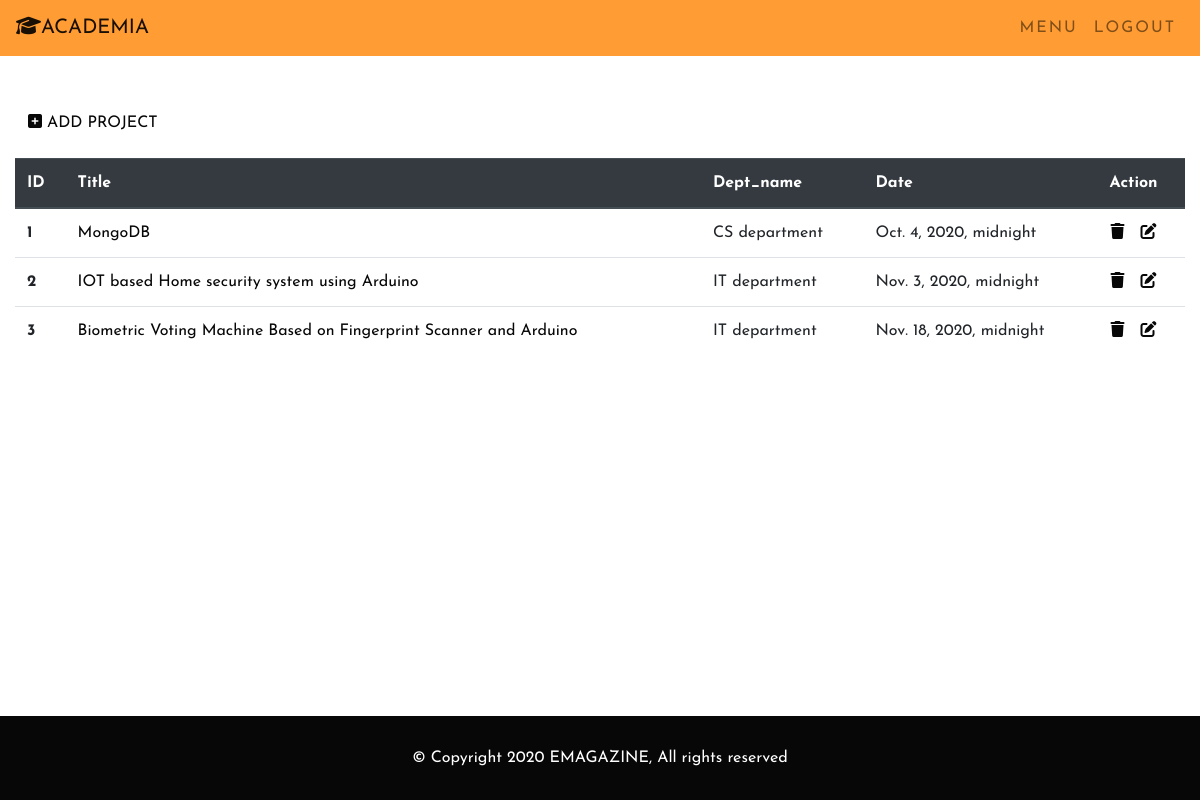
Screenshot of /options/ptab/ with the database file from the repository.
### EMAG_APP/models.py (models this page shows, shortened)
class Project(models.Model):
    user_id = models.ForeignKey(
        to=User, on_delete=models.CASCADE, null=True, related_name='projects')
    project_title = models.CharField(
        max_length=755, null=False, blank=False, unique=True)
    project_description = models.TextField(null=False, blank=False)
    project_tags = models.CharField(max_length=400, null=True, blank=True)
    project_data = models.FileField(null=True, blank=True)
    project_banner = models.ImageField(null=False, blank=False)
    dept_name = models.TextField(null=True, blank=True)
    uploaded_at = models.DateTimeField(default=timezone.now)

### EMAG_APP/views.py (the view)
# urls.py: path('options/ptab/', ptab_view),
def ptab_view(request):
    ptab = Project.objects.all()
    return render(request, "emag_admin/ptab.html", {"ptab": ptab})

### EMAG_APP/templates/emag_admin/ptab.html (shortened to what this page needs)
{% extends 'lognav.html' %}
{% load static %}
{% block body %}
<div class="container-fluid my-5">
  <div class="my-3">
    <button class="btn"><a href="/add-project/" ><i class="fas fa-plus-square"></i> ADD PROJECT </a></button>
  </div>
    <table class="table">
        <thead class="thead-dark">
          <tr>
            <th scope="col">ID</th>
            <th scope="col">Title</th>
            <th scope="col">Dept_name</th>
            <th scope="col">Date</th>
            <th scope="col">Action</th>
          </tr>
        </thead>
        <tbody>
        {% for pt in ptab %}
          <tr>
            <th scope="row">{{ forloop.counter }}</th>
            <td><a href="/projects/{{ pt.id }}">{{ pt.project_title }}</a></td>
            <td>{{ pt.dept_name }}</td>
            <td>{{ pt.uploaded_at }}</td>
            <td>
              <div class="row">
                <a
                  class="confirm-delete px-3"
                  title="Delete"
                  data-toggle="modal"
                  data-target="#confirmDeleteModal"
                  id="{{pt.id}}"
                >
                  <i class="fas fa-trash"></i>
                </a>
                <a href="/update/project/{{pt.id}}"><i class="fas fa-edit"></i></a>
              </div>
            </td>
          </tr>
          {% endfor %}
        </tbody>
      </table>
</div>
{% endblock %}

### EMAG_APP/static/css/style.css (style rules this page uses)
body { font-family: "Josefin Sans", sans-serif; -webkit-background-size: cover; -moz-background-size: cover; background-size: cover; -o-background-size: cover; background-color: #fff; color: #070707; margin-bottom: 150px; }
* { margin: 0; padding: 0; list-style: none; text-decoration: none; }
a { text-decoration: none; color: #070707; }

### rows the page displays
Project: project_title "MongoDB", dept_name "CS department", uploaded_at "Oct. 4, 2020, midnight"
Project: project_title "IOT based Home security system using Arduino", dept_name "IT department", uploaded_at "Nov. 3, 2020, midnight"
Project: project_title "Biometric Voting Machine Based on Fingerprint Scanner and Arduino", dept_name "IT department", uploaded_at "Nov. 18, 2020, midnight"
